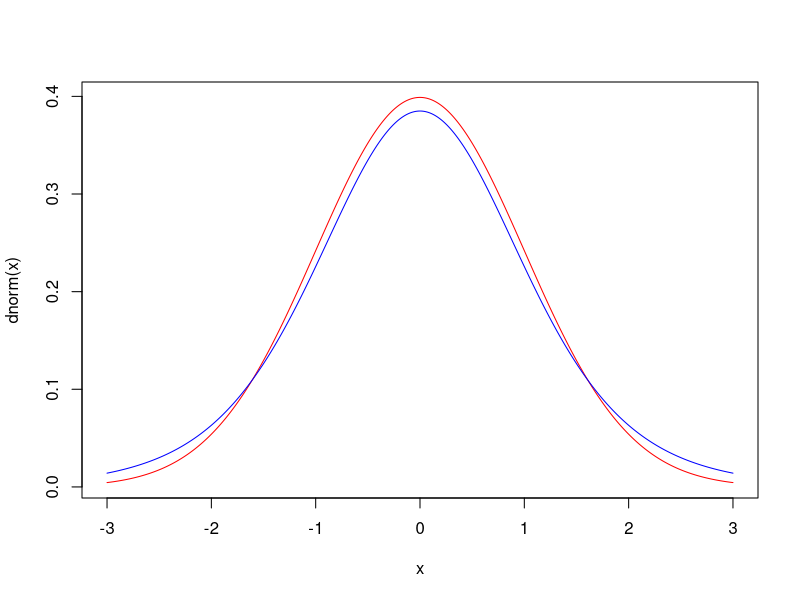

This figure's R source:
# normal distribution
x <- seq ( -3, 3 , by = 0.01)
plot(x,dnorm(x),type = "l" , col = "red")

# t distribution
degree_of_freedom = 2
lines(x,dt(x,7),col="blue")
